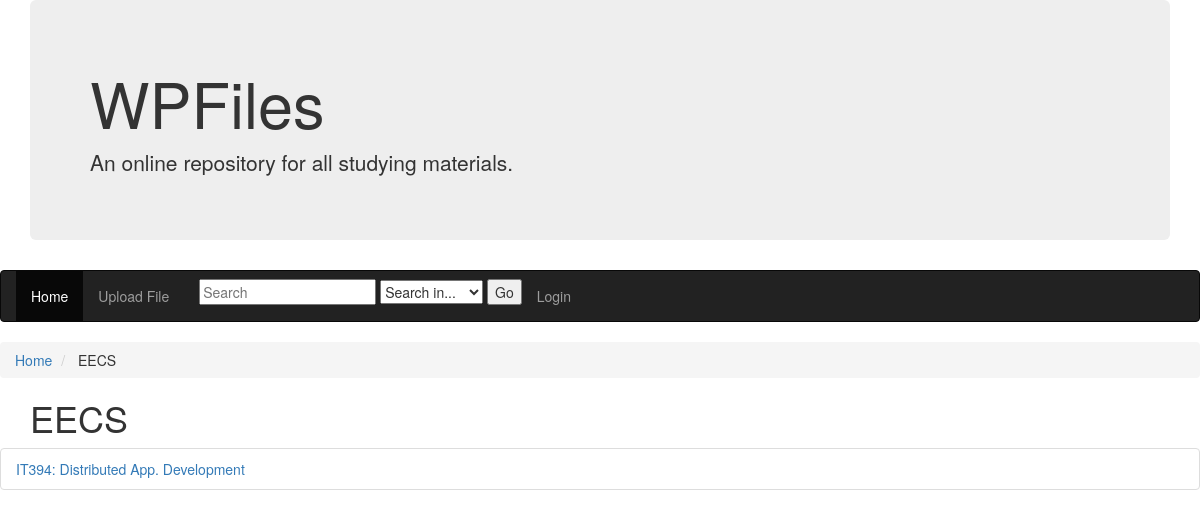
Screenshot of /wpFiles/2/ with the database file from the repository.
### wpFiles/models.py (models this page shows, shortened)
class Academic_dept(models.Model):
    dept_code = models.CharField(max_length=10,unique=True)
    dept_name = models.CharField(max_length=100)

class Academic_class(models.Model):
    class_code = models.CharField(max_length=5,unique=True)
    dept_code = models.ForeignKey(
        Academic_dept,
        on_delete=models.CASCADE,
    )
    class_name = models.CharField(max_length=30)

### wpFiles/views.py (the view)
# urls.py: path('<int:dept_id>/', views.classInDept, name='classInDept'),
def classInDept(request, dept_id):
    dept = get_object_or_404(Academic_dept, pk=dept_id)
    return render(request, 'wpFiles/classInDept.html', {'dept': dept})

### wpFiles/templates/wpFiles/classInDept.html (shortened to what this page needs)
<!doctype html>
{% load static %}
<link rel="stylesheet" href="https://maxcdn.bootstrapcdn.com/bootstrap/3.4.0/css/bootstrap.min.css">
<div class="container">
    <div class="jumbotron">
    <h1> WPFiles </h1>
        <p> An online repository for all studying materials.</p>
    </div>
</div>
<nav class="navbar navbar-inverse">
    <div class="container-fluid">
        <ul class="nav navbar-nav">
            <li class="active"><a href="{% url 'index' %}"> Home </a></li>
            <li><a href="{% url 'uploadFile' %}"> Upload File </a></li>
            <li>
               <form class="navbar-form navbar-right" action="{% url 'search' %}">
                  <input name="q" value="{{request.GET.q}}" placeholder="Search" required>
                   <select name="criteria" required>
                    <option value="" disabled selected>Search in...</option>
                  </select>
                  <input type="submit" value="Go" required>
                </form>
             </li>
           {% if user.is_authenticated %}
             <li class="navbar-left"><a href="{% url 'logout' %}">Logout</a></li>
           {% else %}
             <li class="navbar-left"><a href="{% url 'login' %}">Login</a></li>
           {% endif %}
        </ul>
    </div>
</nav>
<ul class="breadcrumb">
    <li class="breadcrumb-item"><a href="{% url 'index' %}"> Home </a></li>
    <li class="breadcrumb-item"> {{ dept.dept_code }} </li>
</ul>
<h1 class="container">{{ dept.dept_code }}</h1>
<ul class="list-group">
{% for academic_class in dept.academic_class_set.all %}
    <li class="list-group-item">
        <a href="{% url 'uploads' academic_class.pk %}">
            {{ academic_class.class_code }}: {{ academic_class.class_name }}
        </a>
    </li>
{% endfor %}
</ul>

### rows the page displays
Academic_dept: dept_code "EECS"
Academic_class: class_code "IT394", class_name "Distributed App. Development"
